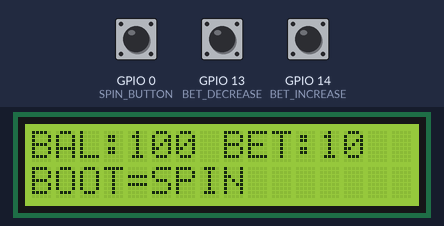
The sketch below on a simulated ESP32-S3. On the bench: 16×2 character LCD. The inputs (shaded band) are chosen by the test bench; at power-on: GPIO 0 (SPIN_BUTTON) HIGH, GPIO 13 (BET_DECREASE) HIGH, GPIO 14 (BET_INCREASE) HIGH. Random numbers use the default seed unless the sketch sets one.

Above: at 4.3 s.
4.4 s: GPIO 0 (SPIN_BUTTON) pulled LOW for 0.15 s
At 4.57 s:
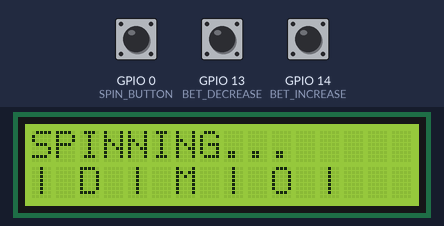
5.1 s: GPIO 13 (BET_DECREASE) pulled LOW for 1 s
At 5.13 s:
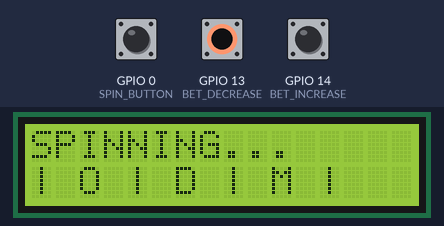
10.6 s: GPIO 0 (SPIN_BUTTON) pulled LOW for 3.2 s
At 15.6 s:
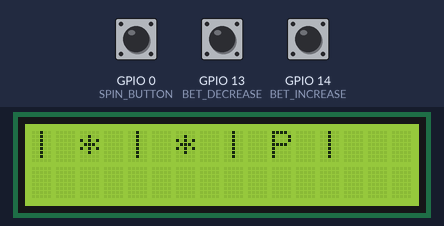
18.3 s: GPIO 0 (SPIN_BUTTON) pulled LOW for 3.2 s
At 23.5 s:
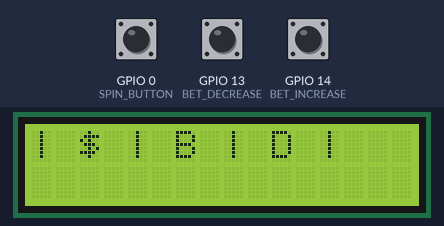
Timing chart, 0 to 25.0 s (numbered marks = the images above; inputs shaded):
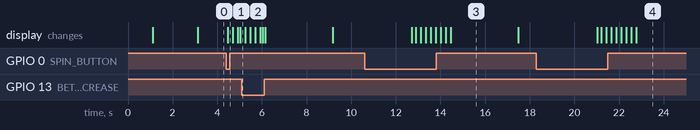

The sketch:

esp32_slots_game.ino
```cpp
#include <Wire.h>
#include <LiquidCrystal_I2C.h>

// LCD address (0x27 or 0x3F depending on your module)
// 16x2 display
LiquidCrystal_I2C lcd(0x27, 16, 2);

// Button pins
#define SPIN_BUTTON 0      // BOOT button (GPIO 0)
#define BET_INCREASE 14
#define BET_DECREASE 13

// I2C pins
#define SDA_PIN 8
#define SCL_PIN 9

// Game variables
int balance = 100;  // Starting balance
int bet = 10;       // Current bet
int winnings = 0;
bool spinning = false;

// Slot symbols (numbers 0-9 representing different icons)
const int NUM_SYMBOLS = 10;
const char symbols[NUM_SYMBOLS] = {'7', '$', '*', 'O', 'X', 'C', 'P', 'D', 'B', 'M'};

// Debounce variables
unsigned long lastSpinTime = 0;
unsigned long lastBetTime = 0;
const unsigned long DEBOUNCE_DELAY = 200;

// Custom characters for better display
byte seven[8] = {0x00, 0x1F, 0x10, 0x08, 0x04, 0x04, 0x02, 0x00};
byte cherry[8] = {0x00, 0x03, 0x07, 0x1E, 0x1C, 0x08, 0x00, 0x00};

void setup() {
  Serial.begin(115200);
  delay(1000);

  // Initialize I2C on GPIO 8 (SDA) and GPIO 9 (SCL)
  Wire.begin(SDA_PIN, SCL_PIN);

  // Initialize LCD
  lcd.init();
  lcd.backlight();
  lcd.clear();

  // Create custom characters
  lcd.createChar(0, seven);
  lcd.createChar(1, cherry);

  // Setup button pins
  pinMode(SPIN_BUTTON, INPUT);      // BOOT button (active LOW)
  pinMode(BET_INCREASE, INPUT_PULLUP);
  pinMode(BET_DECREASE, INPUT_PULLUP);

  // Display welcome screen
  displayWelcome();
  delay(2000);

  displayMainScreen();
}

void loop() {
  // Check button inputs
  handleButtons();

  // Update display periodically
  delay(50);
}

void handleButtons() {
  unsigned long currentTime = millis();

  // Spin button (BOOT button - GPIO 0, active LOW)
  if (digitalRead(SPIN_BUTTON) == LOW && !spinning &&
      (currentTime - lastSpinTime) > DEBOUNCE_DELAY) {
    lastSpinTime = currentTime;
    if (balance >= bet) {
      spinReels();
    } else {
      displayInsufficientFunds();
      delay(1500);
      displayMainScreen();
    }
  }

  // Bet increase button
  if (digitalRead(BET_INCREASE) == LOW && !spinning &&
      (currentTime - lastBetTime) > DEBOUNCE_DELAY) {
    lastBetTime = currentTime;
    if (bet < balance) {
      bet += 5;
      if (bet > balance) bet = balance;
      displayMainScreen();
    }
  }

  // Bet decrease button
  if (digitalRead(BET_DECREASE) == LOW && !spinning &&
      (currentTime - lastBetTime) > DEBOUNCE_DELAY) {
    lastBetTime = currentTime;
    if (bet > 5) {
      bet -= 5;
    } else {
      bet = 5;
    }
    displayMainScreen();
  }
}

void spinReels() {
  spinning = true;
  balance -= bet;

  // Spinning animation
  lcd.clear();
  lcd.setCursor(0, 0);
  lcd.print("SPINNING...");

  // Simulate spinning
  for (int i = 0; i < 15; i++) {
    lcd.setCursor(0, 1);
    lcd.print("| ");
    lcd.print(symbols[random(NUM_SYMBOLS)]);
    lcd.print(" | ");
    lcd.print(symbols[random(NUM_SYMBOLS)]);
    lcd.print(" | ");
    lcd.print(symbols[random(NUM_SYMBOLS)]);
    lcd.print(" |");

    delay(100);
  }

  // Generate final results
  int reel1 = random(NUM_SYMBOLS);
  int reel2 = random(NUM_SYMBOLS);
  int reel3 = random(NUM_SYMBOLS);

  // Display final result
  lcd.clear();
  lcd.setCursor(0, 0);
  lcd.print("| ");
  lcd.print(symbols[reel1]);
  lcd.print(" | ");
  lcd.print(symbols[reel2]);
  lcd.print(" | ");
  lcd.print(symbols[reel3]);
  lcd.print(" |");

  // Extended delay so player can see the result
  delay(3000);

  // Check for wins
  if (reel1 == reel2 && reel2 == reel3) {
    // All three match - jackpot!
    winnings = bet * 50;
    balance += winnings;
    displayWin(50);
  } else if (reel1 == reel2 || reel2 == reel3 || reel1 == reel3) {
    // Two match - small win
    winnings = bet * 5;
    balance += winnings;
    displayWin(5);
  } else {
    // No match - loss
    displayLoss();
  }

  spinning = false;
  delay(2000);
  displayMainScreen();
}

void displayWelcome() {
  lcd.clear();
  lcd.setCursor(0, 0);
  lcd.print("  SLOT MACHINE");
  lcd.setCursor(0, 1);
  lcd.print("   ESP32-S3");
}

void displayMainScreen() {
  lcd.clear();
  lcd.setCursor(0, 0);
  lcd.print("BAL:");
  lcd.print(balance);
  lcd.print(" BET:");
  lcd.print(bet);

  lcd.setCursor(0, 1);
  lcd.print("BOOT=SPIN");
}

void displayWin(int multiplier) {
  lcd.clear();
  lcd.setCursor(0, 0);
  lcd.print("YOU WIN!");
  lcd.setCursor(0, 1);
  lcd.print("X");
  lcd.print(multiplier);
  lcd.print(" = ");
  lcd.print(winnings);
  delay(1500);
}

void displayLoss() {
  lcd.clear();
  lcd.setCursor(0, 0);
  lcd.print("NO MATCH!");
  lcd.setCursor(0, 1);
  lcd.print("Try again...");
  delay(1500);
}

void displayInsufficientFunds() {
  lcd.clear();
  lcd.setCursor(0, 0);
  lcd.print("INSUFFICIENT");
  lcd.setCursor(0, 1);
  lcd.print("BALANCE!");
}
```

Measured:
- after the input at 4.4 s, the display: changes after 0.06 s (image 1)
- what the display in image 3 shows lasts 3.0 s, from 14.5 s to 17.5 s
